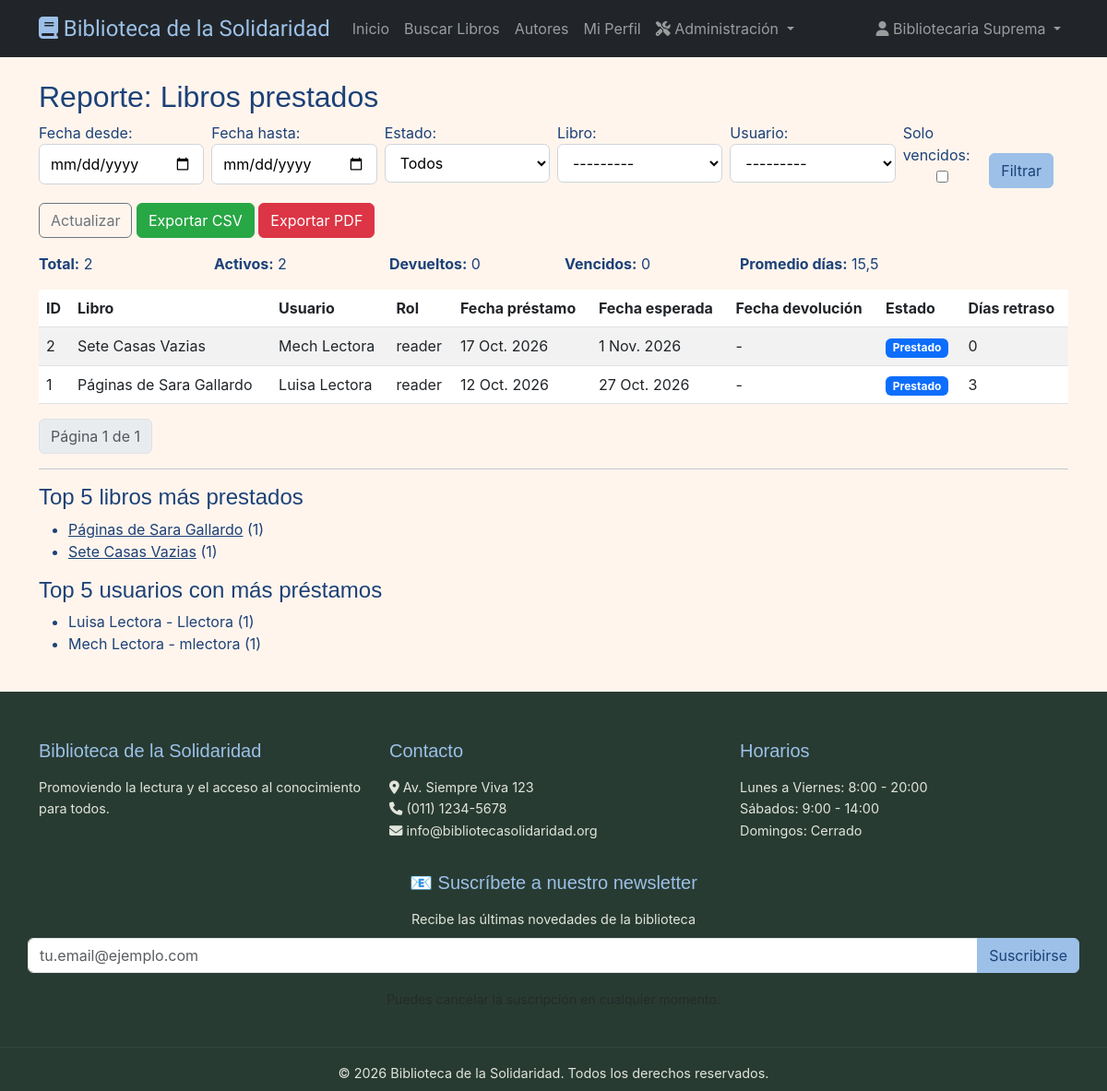
/reportes/libros-prestados/ (signed in), run on the app's committed database.
### apps/users/models.py (models this page shows, shortened)
class User(AbstractUser):
    ROLES = (
        ('reader', 'Lector'),
        ('librarian', 'Bibliotecario'),
        ('admin', 'Administrador')
    )
    role = models.CharField(max_length=10, choices=ROLES, default='reader')
    dni = models.CharField(
            max_length=20,
            unique=True,
            validators=[validate_dni],
            help_text="Formato: 12345678 o 12.345.678"
        )
    address = models.TextField()
    phone = models.CharField(max_length=20)
    score = models.FloatField(default=5.0)
    is_active_member = models.BooleanField(default=True)
    suspension_end_date = models.DateField(null=True, blank=True)
    class Meta:
        db_table = 'users'
        verbose_name = 'Usuario'
        verbose_name_plural = 'Usuarios'
    def __str__(self):
        return f"{self.username} ({self.get_role_display()})"

### apps/loans/models.py (models this page shows, shortened)
class Loan(models.Model):
    LOAN_TYPES = (
        ('normal', 'Normal (15 días)'),
        ('express', 'Express (3 días)'),
        ('summer', 'Verano (2 meses)'),
    )
    objects = LoanQuerySet.as_manager()
    LOAN_DURATION = {
        'normal': 15,
        'express': 3,
        'summer': 60,
    }
    user = models.ForeignKey(User, on_delete=models.CASCADE, related_name='loans')
    book = models.ForeignKey('books.Book', on_delete=models.CASCADE, related_name='loans')
    stock_item = models.ForeignKey(
        'books.BookStock',
        on_delete=models.SET_NULL,
        null=True,
        blank=True,
        related_name='loans',
    )
    loan_type = models.CharField(max_length=10, choices=LOAN_TYPES, default='normal')
    loan_date = models.DateField(auto_now_add=True)
    due_date = models.DateField()
    return_date = models.DateField(null=True, blank=True)
    status = models.CharField(max_length=20, choices=(
        ('active', 'Activo'),
        ('returned', 'Devuelto'),
        ('overdue', 'Vencido'),
        ('lost', 'Perdido'),
    ), default='active')
    renewal_count = models.IntegerField(default=0)
    max_renewals = models.IntegerField(default=2)
    class Meta:
        db_table = 'loans'
        verbose_name = 'Préstamo'
        verbose_name_plural = 'Préstamos'
        indexes = [
            models.Index(fields=['user', 'status']),
            models.Index(fields=['status', '-due_date']),
            models.Index(fields=['return_date']),
        ]

### apps/books/models.py (models this page shows, shortened)
class Book(models.Model):
    openlibrary_id = models.CharField(
        max_length=50, unique=True, blank=True, null=True, db_index=True
    )
    title = models.CharField(max_length=500, db_index=True)
    authors = models.ManyToManyField(Author, related_name='books', blank=True)
    publish_date = models.CharField(max_length=100, blank=True)
    description = models.TextField(blank=True)
    number_of_pages = models.IntegerField(blank=True, null=True)
    isbn = models.ManyToManyField(ISBN, related_name='books', blank=True)
    cover_url = models.URLField(blank=True)
    categories = models.ManyToManyField(Category, related_name='books')
    stock = models.IntegerField(default=0)
    available = models.BooleanField(default=True)
    created_at = models.DateTimeField(auto_now_add=True)
    updated_at = models.DateTimeField(auto_now=True)
    objects = BookQuerySet.as_manager()
    class Meta:
        db_table = 'books'
        verbose_name = 'Libro'
        verbose_name_plural = 'Libros'
        indexes = [
            models.Index(fields=['title']),
            models.Index(fields=['-created_at']),
            models.Index(fields=['available', 'stock']),
        ]
    def __str__(self):
        return self.title

### apps/reportes/views.py (the view, shortened to what this page needs)
# urls.py: path('libros-prestados/', views.LoanReportView.as_view(), name='libros_prestados'),
class LoanReportView(LibrarianRequiredMixin, ListView):
    template_name = 'reportes/libros_prestados.html'
    context_object_name = 'loans'
    paginate_by = 25
    def get(self, request, *args, **kwargs):
        form = LoanReportForm(request.GET or None)
        qs = Loan.objects.select_related('user', 'book').all()
        today = timezone.now().date()
        loans = qs.order_by('-loan_date')
        total = loans.count()
        activos = loans.filter(status='active').count()
        devueltos = loans.filter(status='returned').count()
        vencidos = loans.filter(status='overdue').count()
        avg_days = None
        if total:
            total_days = 0
            count_for_avg = 0
            for l in loans:
                if l.return_date:
                    days = (l.return_date - l.loan_date).days
                else:
                    days = (today - l.loan_date).days
                total_days += days
                count_for_avg += 1
            avg_days = round(total_days / count_for_avg, 2) if count_for_avg else None
        top_books = Book.objects.filter(loans__in=loans).annotate(count=Count('loans')).order_by('-count')[:5]
        top_users = User.objects.filter(loans__in=loans).annotate(count=Count('loans')).order_by('-count')[:5]
        paginator = Paginator(loans, self.paginate_by)
        page = request.GET.get('page')
        page_obj = paginator.get_page(page)
        context = {
            'form': form,
            'loans': page_obj,
            'page_obj': page_obj,
            'total': total,
            'activos': activos,
            'devueltos': devueltos,
            'vencidos': vencidos,
            'avg_days': avg_days,
            'top_books': top_books,
            'top_users': top_users,
        }
        for l in page_obj.object_list:
            try:
                if l.return_date:
                    l.days_delay = max(0, (l.return_date - l.due_date).days)
                else:
                    l.days_delay = max(0, (today - l.due_date).days)
            except Exception:
                l.days_delay = 0
        context = {
            'form': form,
            'loans': page_obj,
            'page_obj': page_obj,
            'total': total,
            'activos': activos,
            'devueltos': devueltos,
            'vencidos': vencidos,
            'avg_days': avg_days,
            'top_books': top_books,
            'top_users': top_users,
            'today': today,
        }
        return render(request, self.template_name, context)

### apps/reportes/templates/reportes/libros_prestados.html (shortened to what this page needs)
{% extends 'base.html' %}
{% load static %}
{% block content %}
<div class="container mt-4">
  <h2>Reporte: Libros prestados</h2>
  <form method="get" class="row g-2 mb-3">
    <div class="col-md-2">
      {{ form.fecha_desde.label_tag }}
      {{ form.fecha_desde }}
    </div>
    <div class="col-md-2">
      {{ form.fecha_hasta.label_tag }}
      {{ form.fecha_hasta }}
    </div>
    <div class="col-md-2">
      {{ form.estado.label_tag }}
      {{ form.estado }}
    </div>
    <div class="col-md-2">
      {{ form.libro.label_tag }}
      {{ form.libro }}
    </div>
    <div class="col-md-2">
      {{ form.usuario.label_tag }}
      {{ form.usuario }}
    </div>
    <div class="col-md-1">
      {{ form.solo_vencidos.label_tag }}
      {{ form.solo_vencidos }}
    </div>
    <div class="col-md-1 align-self-end">
      <button class="btn btn-primary" type="submit">Filtrar</button>
    </div>
  </form>
  <div class="mb-3">
    <a href="?{% for k,v in request.GET.items %}{% if k != 'page' %}{{ k }}={{ v|urlencode }}&{% endif %}{% endfor %}" class="btn btn-outline-secondary">Actualizar</a>
    <a href="{% url 'reportes:export_loans_csv' %}?{% for k,v in request.GET.items %}{% if k != 'page' %}{{ k }}={{ v|urlencode }}&{% endif %}{% endfor %}" class="btn btn-success">Exportar CSV</a>
    <a href="{% url 'reportes:export_loans_pdf' %}?{% for k,v in request.GET.items %}{% if k != 'page' %}{{ k }}={{ v|urlencode }}&{% endif %}{% endfor %}" class="btn btn-danger">Exportar PDF</a>
  </div>
  <div class="row mb-3">
    <div class="col-md-2"><strong>Total:</strong> {{ total }}</div>
    <div class="col-md-2"><strong>Activos:</strong> {{ activos }}</div>
    <div class="col-md-2"><strong>Devueltos:</strong> {{ devueltos }}</div>
    <div class="col-md-2"><strong>Vencidos:</strong> {{ vencidos }}</div>
    <div class="col-md-4"><strong>Promedio días:</strong> {{ avg_days }}</div>
  </div>
  {% if loans.object_list %}
  <div class="table-responsive">
    <table class="table table-striped">
      <thead>
        <tr>
          <th>ID</th>
          <th>Libro</th>
          <th>Usuario</th>
          <th>Rol</th>
          <th>Fecha préstamo</th>
          <th>Fecha esperada</th>
          <th>Fecha devolución</th>
          <th>Estado</th>
          <th>Días retraso</th>
        </tr>
      </thead>
      <tbody>
        {% for loan in loans.object_list %}
        <tr>
          <td>{{ loan.id }}</td>
          <td>{{ loan.book.title }}</td>
          <td>{{ loan.user.get_full_name|default:loan.user.username }}</td>
          <td>{{ loan.user.role|default:'—' }}</td>
          <td>{{ loan.loan_date }}</td>
          <td>{{ loan.due_date }}</td>
          <td>{{ loan.return_date|default:'-' }}</td>
          <td>
            {% if loan.status == 'active' %}
              <span class="badge bg-primary">Prestado</span>
            {% elif loan.status == 'returned' %}
              <span class="badge bg-success">Devuelto</span>
            {% elif loan.status == 'overdue' %}
              <span class="badge bg-danger">Vencido</span>
            {% else %}
              <span class="badge bg-secondary">{{ loan.get_status_display }}</span>
            {% endif %}
          </td>
          <td>{{ loan.days_delay }}</td>
        </tr>
        {% endfor %}
      </tbody>
    </table>
  </div>
  <nav aria-label="Page navigation">
    <ul class="pagination">
      <li class="page-item disabled"><span class="page-link">Página {{ loans.number }} de {{ loans.paginator.num_pages }}</span></li>
    </ul>
  </nav>
  {% else %}
    <div class="alert alert-info">No se encontraron registros con los filtros aplicados.</div>
  {% endif %}
  <hr/>
  <h4>Top 5 libros más prestados</h4>
  <ul>
    {% for b in top_books %}
      <li><a href="{% url 'book_detail' b.pk %}">{{ b.title }}</a> ({{ b.count }})</li>
    {% empty %}
      <li>No hay datos</li>
    {% endfor %}
  </ul>
  <h4>Top 5 usuarios con más préstamos</h4>
  <ul>
    {% for u in top_users %}
      <li>{{ u.get_full_name }} - {{ u.username }} ({{ u.count }})</li>
    {% empty %}
      <li>No hay datos</li>
    {% endfor %}
  </ul>
</div>
{% endblock %}

### templates/base.html (shortened to what this page needs)
{% load static %}
<!DOCTYPE html>
<html lang="es">
<head>
    <link href="https://cdn.jsdelivr.net/npm/bootstrap@5.3.0/dist/css/bootstrap.min.css" rel="stylesheet">
    <link rel="stylesheet" href="https://cdnjs.cloudflare.com/ajax/libs/font-awesome/6.4.0/css/all.min.css">
    <link rel="stylesheet" href="{% static 'css/styles.css' %}">
</head>
<body>
    <nav class="navbar navbar-expand-lg navbar-dark bg-dark">
        <div class="container">
            <a class="navbar-brand" href="{% url 'home' %}">
                <i class="fas fa-book"></i> <span class="playwrite-au-tas-semibold">Biblioteca de la Solidaridad</span>
            </a>
            <div class="collapse navbar-collapse" id="navbarNav">
                <ul class="navbar-nav me-auto">
                    <li class="nav-item">
                        <a class="nav-link" href="{% url 'home' %}">Inicio</a>
                    </li>
                    <li class="nav-item">
                        <a class="nav-link" href="{% url 'book_search' %}">Buscar Libros</a>
                    </li>
                    <li class="nav-item">
                        <a class="nav-link" href="{% url 'author_list' %}">Autores</a>
                    </li>
                    {% if user.is_authenticated %}
                    <li class="nav-item">
                        <a class="nav-link" href="{% url 'profile' %}">Mi Perfil</a>
                    </li>
                    {% if user.role == 'librarian' or user.role == 'admin' %}
                    <li class="nav-item dropdown">
                        <a class="nav-link dropdown-toggle" href="#" id="adminDropdown" role="button"
                            data-bs-toggle="dropdown" aria-expanded="false">
                            <i class="fas fa-tools"></i> Administración
                        </a>
                    </li>
                    {% endif %}
                    {% endif %}
                </ul>
                <ul class="navbar-nav">
                    {% if user.is_authenticated %}
                    <li class="nav-item dropdown">
                        <a class="nav-link dropdown-toggle" href="#" role="button" data-bs-toggle="dropdown">
                            <i class="fas fa-user"></i> {{ user.get_full_name|default:user.username }}
                        </a>
                    </li>
                    {% endif %}
                </ul>
            </div>
        </div>
    </nav>
    <main>
        {% block content %}{% endblock %}
    </main>
    <br>
    <footer class="footer">
        <div class="container">
            <div class="row">
                <div class="col-md-4">
                    <h5>Biblioteca de la Solidaridad</h5>
                    <p>Promoviendo la lectura y el acceso al conocimiento para todos.</p>
                </div>
                <div class="col-md-4">
                    <h5>Contacto</h5>
                    <p>
                        <i class="fas fa-map-marker-alt"></i> Av. Siempre Viva 123<br>
                        <i class="fas fa-phone"></i> (011) 1234-5678<br>
                        <i class="fas fa-envelope"></i> info@bibliotecasolidaridad.org
                    </p>
                </div>
                <div class="col-md-4">
                    <h5>Horarios</h5>
                    <p>
                        Lunes a Viernes: 8:00 - 20:00<br>
                        Sábados: 9:00 - 14:00<br>
                        Domingos: Cerrado
                    </p>
                </div>
                <div class="card-body text-center">
                    <br>
                    <div>
                        <h5>📧 Suscríbete a nuestro newsletter</h5>
                        <p>Recibe las últimas novedades de la biblioteca</p>
                        <form method="post" action="{% url 'subscribe_newsletter' %}">
                            <div class="input-group mb-3">
                                <input type="email" name="email" class="form-control" placeholder="tu.email@ejemplo.com"
                                    required>
                                <button class="btn btn-primary" type="submit">Suscribirse</button>
                            </div>
                        </form>
                        <small class="text-muted">Puedes cancelar la suscripción en cualquier momento.</small>
                    </div>
                </div>
            </div>
            <br>
        </div>
        <hr>
        <div class="text-center">
            <p>&copy; 2026 Biblioteca de la Solidaridad. Todos los derechos reservados.</p>
        </div>
    </footer>
</body>
</html>

### data on the page
User: get_full_name "Bibliotecaria Suprema"
Loan: id "2", book "Sete Casas Vazias", user.get_full_name "Mech Lectora", user.role "reader", loan_date "17 Oct. 2026", due_date "1 Nov. 2026", return_date "-", status "Prestado", days_delay "0"
Loan: id "1", book "Páginas de Sara Gallardo", user.get_full_name "Luisa Lectora", user.role "reader", loan_date "12 Oct. 2026", due_date "27 Oct. 2026", return_date "-", status "Prestado", days_delay "3"
Book: title "Páginas de Sara Gallardo", count "1"
Book: title "Sete Casas Vazias", count "1"
User: get_full_name "Luisa Lectora", username "Llectora", count "1"
User: get_full_name "Mech Lectora", username "mlectora", count "1"

### other printed values
{{ total }} "2"
{{ activos }} "2"
{{ devueltos }} "0"
{{ vencidos }} "0"
{{ avg_days }} "15,5"
{{ loans.number }} "1"
{{ loans.paginator.num_pages }} "1"
